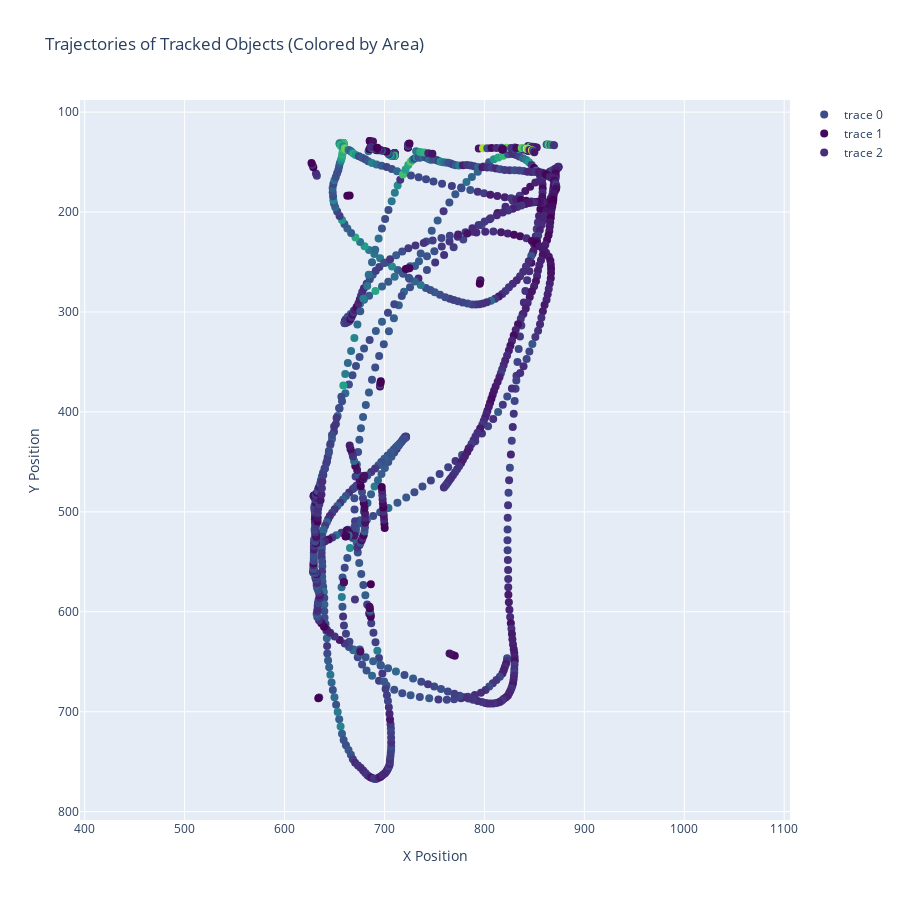

Source (notebook cell):
### Code cell
fig = go.Figure()

first_trace = True

for track_idx in range(x_pos.shape[0]):
    if track_idx not in collided_tracks:
        continue
    # Get valid (non-NaN) mask for this track
    valid_mask = ~np.isnan(x_pos[track_idx])
    
    # Skip empty tracks
    if not np.any(valid_mask):
        continue
        
    # Get only valid positions and their corresponding area
    valid_x = x_pos[track_idx][valid_mask]
    valid_y = y_pos[track_idx][valid_mask]
    valid_area = area_values[track_idx][valid_mask]
    
    fig.add_trace(go.Scatter(
        x=valid_x, 
        y=valid_y, 
        mode='markers',
        marker=dict(
            size=8,
            color=valid_area,
            colorscale='Viridis',
            cmin=area_min,
            cmax=area_max,
            # showscale=first_trace,
            # colorbar=dict(title='Area')
        ),
        # name=f'Track {track_idx}'
    ))
    
    if first_trace:
        first_trace = False

fig.update_layout(
    title='Trajectories of Tracked Objects (Colored by Area)',
    xaxis_title='X Position',
    yaxis_title='Y Position',
    yaxis=dict(
        autorange="reversed",
        scaleanchor="x",
        scaleratio=1
    ),
    width=900,
    height=900
)

fig.show()

### Figure 1 — Plotly figure (JSON) as saved in the notebook; plotly's stock layout.template omitted (floating-point values rounded to 4 significant figures; data arrays with more than 128 entries replaced by an {"elided": "..."} marker saying what was removed)
{"data": [{"marker": {"cmax": 154, "cmin": 36, "color": {"elided": "970 float values"}, "colorscale": [[0, "#440154"], [0.1111, "#482878"], [0.2222, "#3e4989"], [0.3333, "#31688e"], [0.4444, "#26828e"], [0.5556, "#1f9e89"], [0.6667, "#35b779"], [0.7778, "#6ece58"], [0.8889, "#b5de2b"], [1, "#fde725"]], "size": 8}, "mode": "markers", "type": "scatter", "x": {"elided": "970 float values"}, "y": {"elided": "970 float values"}}, {"marker": {"cmax": 154, "cmin": 36, "color": {"elided": "183 float values"}, "colorscale": [[0, "#440154"], [0.1111, "#482878"], [0.2222, "#3e4989"], [0.3333, "#31688e"], [0.4444, "#26828e"], [0.5556, "#1f9e89"], [0.6667, "#35b779"], [0.7778, "#6ece58"], [0.8889, "#b5de2b"], [1, "#fde725"]], "size": 8}, "mode": "markers", "type": "scatter", "x": {"elided": "183 float values"}, "y": {"elided": "183 float values"}}, {"marker": {"cmax": 154, "cmin": 36, "color": [51.0, 36.0, 38.0, 54.0, 153.0, 37.0, 47.0, 61.0, 40.0, 76.0, 62.0, 39.0, 45.0, 37.0], "colorscale": [[0, "#440154"], [0.1111, "#482878"], [0.2222, "#3e4989"], [0.3333, "#31688e"], [0.4444, "#26828e"], [0.5556, "#1f9e89"], [0.6667, "#35b779"], [0.7778, "#6ece58"], [0.8889, "#b5de2b"], [1, "#fde725"]], "size": 8}, "mode": "markers", "type": "scatter", "x": [634.7, 633.8, 818.8, 818.7, 818.6, 818.5, 818.4, 818.4, 818.3, 818.2, 818.1, 818.0, 818.0, 817.8], "y": [685.9, 686.5, 137.1, 137.1, 137.1, 137.2, 137.2, 137.2, 137.2, 137.2, 137.2, 137.2, 137.2, 137.5]}], "layout": {"height": 900, "title": {"text": "Trajectories of Tracked Objects (Colored by Area)"}, "width": 900, "xaxis": {"title": {"text": "X Position"}}, "yaxis": {"autorange": "reversed", "scaleanchor": "x", "scaleratio": 1, "title": {"text": "Y Position"}}}}
